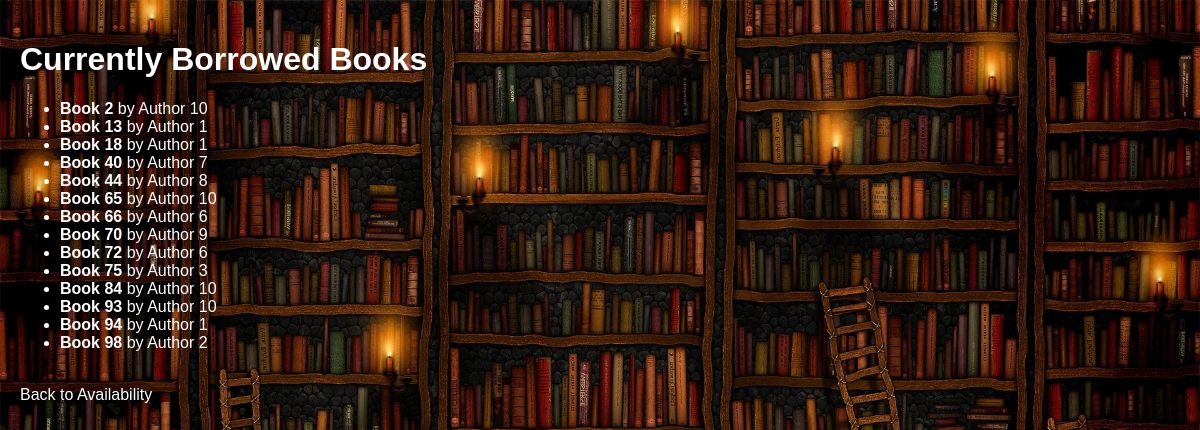
The app's page /availability/borrowed_books with its own data.
### initial.py (models this page shows)
class Book(db.Model):
    id = db.Column(db.Integer, primary_key=True)
    title = db.Column(db.String(100), nullable=False)
    author = db.Column(db.String(100), nullable=False)
    published_date = db.Column(db.String(10), nullable=False)
    status = db.Column(db.String(10), default="available")
    pages = db.Column(db.Integer, nullable=False, default=0)
    goodread_rating = db.Column(db.Float, nullable=False, default=0.0)
    loans = db.relationship('Loan', backref='book', lazy=True)     #backref to Loans

### initial.py (the view)
@app.route('/availability/borrowed_books')
def borrowed_books():
    borrowed_books = Book.query.filter_by(status="borrowed").all()
    return render_template('borrowed_books.html', borrowed_books=borrowed_books)

### templates/borrowed_books.html (shortened to what this page needs)
<!DOCTYPE html>
<html lang="en">
<head>
    <link rel="stylesheet" href="{{ url_for('static', filename='style.css') }}">
</head>
<body>
    <h1>Currently Borrowed Books</h1>
    <ul>
        {% for book in borrowed_books %}
            <li>
                <strong>{{ book.title }}</strong> by {{ book.author }}
            </li>
        {% endfor %}
    </ul>
    <br>
    <a href="{{ url_for('availability') }}">Back to Availability</a>
</body>
</html>

### static/style.css (style rules this page uses)
body { background-image: url('/static/background.jpg'); background-size: 100% 100%; background-position: center center; background-attachment: fixed; color: white; font-family: Arial, sans-serif; margin: 0; padding: 0; }
h1, h2, h3, p, a { color: white; }
a { text-decoration: none; }
body { padding: 20px; }

### records on screen
Book: title "Book 2", author "Author 10"
Book: title "Book 13", author "Author 1"
Book: title "Book 18", author "Author 1"
Book: title "Book 40", author "Author 7"
Book: title "Book 44", author "Author 8"
Book: title "Book 65", author "Author 10"
Book: title "Book 66", author "Author 6"
Book: title "Book 70", author "Author 9"
Book: title "Book 72", author "Author 6"
Book: title "Book 75", author "Author 3"
Book: title "Book 84", author "Author 10"
Book: title "Book 93", author "Author 10"
Book: title "Book 94", author "Author 1"
Book: title "Book 98", author "Author 2"
